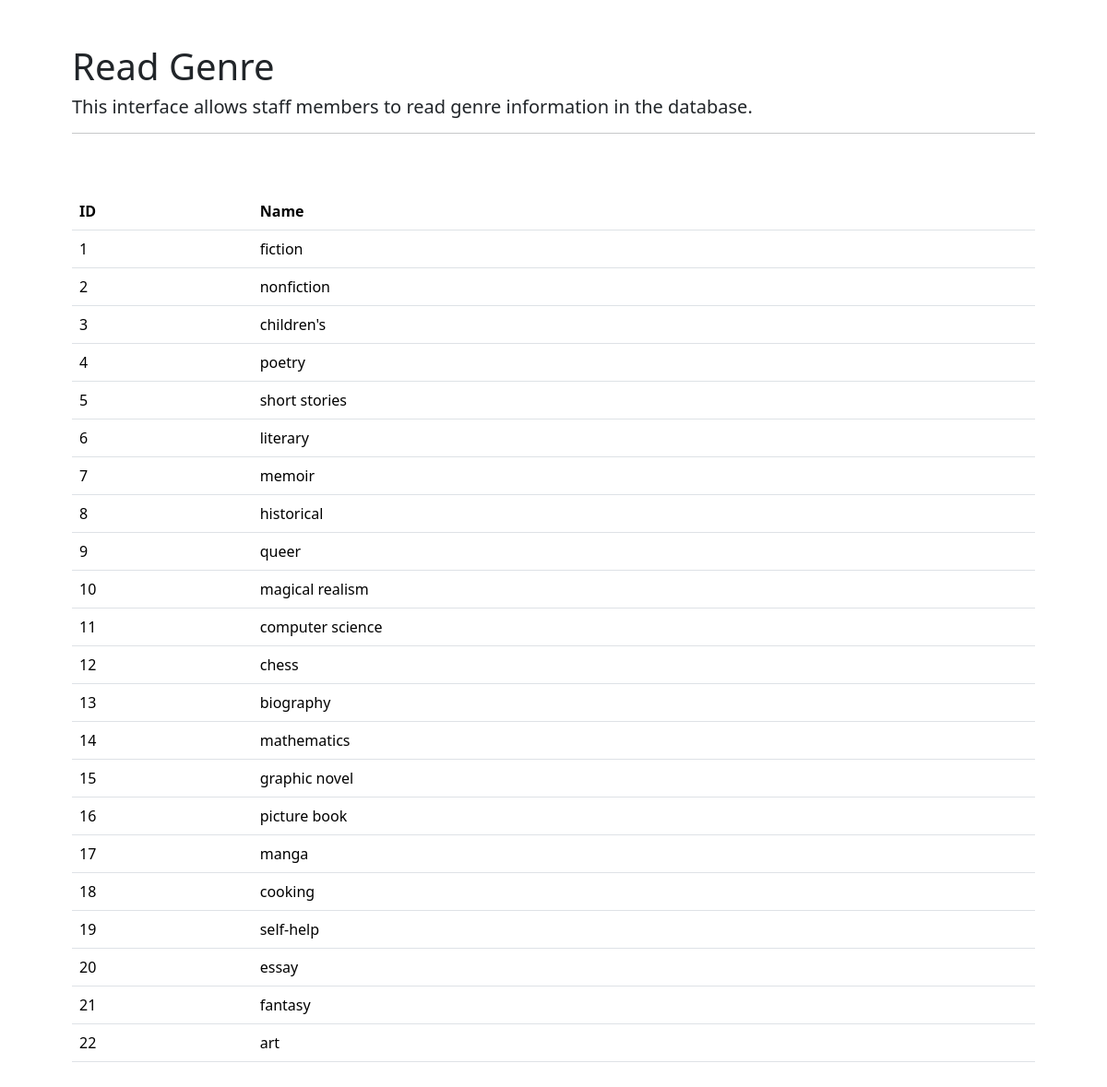
Page /final_project/read/read_genre.php on the committed database.
### tables this page shows
CREATE TABLE genre (
  genre_id INT NOT NULL,
  genre_name VARCHAR(20) NOT NULL,
  PRIMARY KEY (genre_id)
);

### final_project/read/read_genre.php (the view, shortened to what this page needs)
<?php
require_once '../connect.php';
$q1 = "SELECT * FROM genre";
$stmt = $conn->prepare($q1);
$stmt->execute($i);
?>
<!DOCTYPE HTML>
<html>
    <head>
         <link href="https://cdn.jsdelivr.net/npm/bootstrap@5.3.8/dist/css/bootstrap.min.css" rel="stylesheet">
    </head>
    <body>
    <div class="container p-5">
        <h1>Read Genre</h1>
        <h5>This interface allows staff members to read genre information in the database.</h5>
        <hr/>
        <br><br>
        <table class="table">
                <thead>
                    <tr>
                    <th>ID</th>
                    <th>Name</th>
                    </tr>
                </thead>
                <tbody>
                <?php
                    while($genre = $stmt->fetch(PDO::FETCH_ASSOC)) { ?>
                    <tr>
                        <td><?php echo $genre["genre_id"];?></td>
                        <td><?php echo $genre["genre_name"];?></td>
                    </tr>
                <?php
                    } ?>
                </tbody>
                </table>
    </div>
    </body>
</html>

### rows in the picture
genre: genre_id "1", genre_name "fiction"
genre: genre_id "2", genre_name "nonfiction"
genre: genre_id "3", genre_name "children's"
genre: genre_id "4", genre_name "poetry"
genre: genre_id "5", genre_name "short stories"
genre: genre_id "6", genre_name "literary"
genre: genre_id "7", genre_name "memoir"
genre: genre_id "8", genre_name "historical"
genre: genre_id "9", genre_name "queer"
genre: genre_id "10", genre_name "magical realism"
genre: genre_id "11", genre_name "computer science"
genre: genre_id "12", genre_name "chess"
genre: genre_id "13", genre_name "biography"
genre: genre_id "14", genre_name "mathematics"
genre: genre_id "15", genre_name "graphic novel"
genre: genre_id "16", genre_name "picture book"
genre: genre_id "17", genre_name "manga"
genre: genre_id "18", genre_name "cooking"
genre: genre_id "19", genre_name "self-help"
genre: genre_id "20", genre_name "essay"
genre: genre_id "21", genre_name "fantasy"
genre: genre_id "22", genre_name "art"
